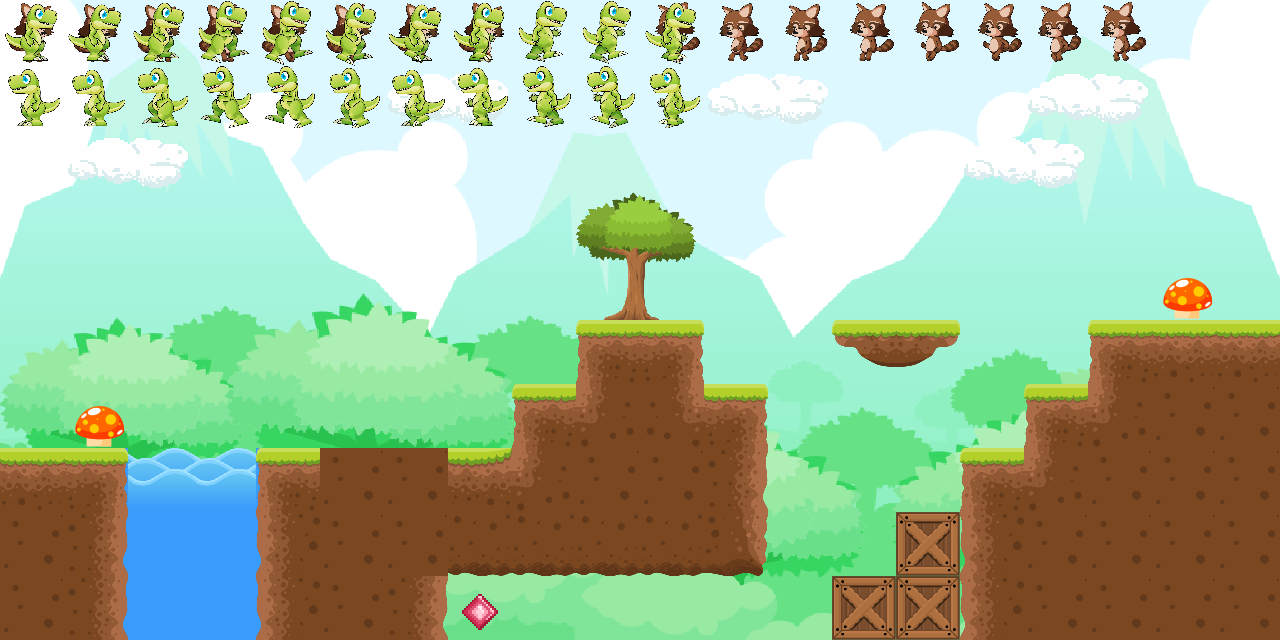

Rendered tile map (Tiled .tmx) drawn with the repository's tilesets; below, a short description and the full map source, tile grids included:
An orthogonal 20x10 tile map with 64x64 px tiles, 5 tile layers (pozadina, platforme, ukras, racoon, ...), 4 tilesets and 4 objects (fast, voda, gljiva, cilj).

<map version="1.8" tiledversion="1.8.2" orientation="orthogonal" renderorder="right-down" width="20" height="10" tilewidth="64" tileheight="64" infinite="0" nextlayerid="11" nextobjectid="6">
 <editorsettings>
  <export target="../../vjezbe6.js" format="js" />
 </editorsettings>
 <tileset firstgid="1" name="grass_dirt_water" tilewidth="64" tileheight="64" tilecount="48" columns="6" objectalignment="topleft">
  <image source="pics/grass_dirt_water.png" trans="ff00ff" width="384" height="512" />
 </tileset>
 <tileset firstgid="49" name="dino" tilewidth="64" tileheight="64" tilecount="22" columns="11" objectalignment="topleft">
  <image source="pics/dino.png" trans="ff00ff" width="704" height="128" />
 </tileset>
 <tileset firstgid="71" name="racoon" tilewidth="64" tileheight="64" tilecount="16" columns="8" objectalignment="topleft">
  <image source="pics/racoon.png" trans="ff00ff" width="512" height="128" />
 </tileset>
 <tileset firstgid="87" name="bg2" tilewidth="64" tileheight="64" tilecount="200" columns="20">
  <image source="pics/bg2.bmp" trans="ff00ff" width="1280" height="640" />
 </tileset>
 <layer id="1" name="pozadina" width="20" height="10">
  <data encoding="csv">
87,88,89,90,91,92,93,94,95,96,97,98,99,100,101,102,103,104,105,106,
107,108,109,110,111,112,113,114,115,116,117,118,119,120,121,122,123,124,125,126,
127,128,129,130,131,132,133,134,135,136,137,138,139,140,141,142,143,144,145,146,
147,148,149,150,151,152,153,154,155,156,157,158,159,160,161,162,163,164,165,166,
167,168,169,170,171,172,173,174,175,176,177,178,179,180,181,182,183,184,185,186,
187,188,189,190,191,192,193,194,195,196,197,198,199,200,201,202,203,204,205,206,
207,208,209,210,211,212,213,214,215,216,217,218,219,220,221,222,223,224,225,226,
227,18,229,230,18,232,233,234,235,236,237,238,239,240,241,242,243,244,245,246,
247,18,249,250,18,252,253,254,255,256,257,258,259,260,261,262,263,264,265,266,
267,18,269,270,18,272,273,274,275,276,277,278,279,280,281,282,283,284,285,286
</data>
 </layer>
 <layer id="4" name="platforme" width="20" height="10">
  <data encoding="csv">
0,0,0,0,0,0,0,0,0,0,0,0,0,0,0,0,0,0,0,0,
0,0,0,0,0,0,0,0,0,0,0,0,0,0,0,0,0,0,0,0,
0,0,0,0,0,0,0,0,0,0,0,0,0,0,0,0,0,0,0,0,
0,0,0,0,0,0,0,0,0,0,0,0,0,0,0,0,0,0,0,0,
0,0,0,0,0,0,0,0,0,0,0,0,0,0,0,0,0,0,0,0,
0,0,0,0,0,0,0,0,0,1,3,0,0,13,15,0,0,1,2,2,
0,0,0,0,0,0,0,0,1,8,10,3,0,0,0,0,1,8,5,5,
2,3,17,17,1,5,5,7,8,5,5,6,0,0,0,1,8,5,5,5,
5,6,18,18,4,5,5,9,9,9,9,16,0,0,19,4,5,5,5,5,
5,6,18,18,4,5,6,0,0,0,0,0,0,19,19,4,5,5,5,5
</data>
 </layer>
 <objectgroup id="9" name="items">
  <properties>
   <property name="class" value="items" />
  </properties>
  <object id="1" name="fast" gid="34" x="320" y="384" width="128" height="64" />
  <object id="2" name="voda" gid="17" x="128" y="448" width="128" height="64" />
  <object id="4" name="gljiva" gid="20" x="768" y="576" width="64" height="64" />
  <object id="5" name="cilj" gid="23" x="1216" y="256" width="64" height="64" />
 </objectgroup>
 <layer id="6" name="ukras" width="20" height="10">
  <data encoding="csv">
0,0,0,0,0,0,0,0,0,0,0,0,0,0,0,0,0,0,0,0,
0,0,0,0,0,0,37,38,0,0,0,37,38,0,0,0,37,38,0,0,
0,37,38,0,0,0,0,0,0,0,0,0,0,0,0,37,38,0,0,0,
0,0,0,0,0,0,0,0,0,26,27,0,0,0,0,0,0,0,0,0,
0,0,0,0,0,0,0,0,0,32,33,0,0,0,0,0,0,0,21,0,
0,0,0,0,0,0,0,0,0,0,0,0,0,0,0,0,0,0,0,0,
0,21,0,0,0,0,0,0,0,0,0,0,0,0,0,0,0,0,0,0,
0,0,0,0,0,0,0,0,0,0,0,0,0,0,0,0,0,0,0,0,
0,0,0,0,0,0,0,0,0,0,0,0,0,0,0,0,0,0,0,0,
0,0,0,0,0,0,0,29,0,0,0,0,0,0,0,0,0,0,0,0
</data>
 </layer>
 <layer id="7" name="racoon" width="20" height="10">
  <properties>
   <property name="class" value="racoon" />
  </properties>
  <data encoding="csv">
71,72,73,74,75,76,77,78,0,0,79,80,81,82,83,84,85,86,0,0,
0,0,0,0,0,0,0,0,0,0,0,0,0,0,0,0,0,0,0,0,
0,0,0,0,0,0,0,0,0,0,0,0,0,0,0,0,0,0,0,0,
0,0,0,0,0,0,0,0,0,0,0,0,0,0,0,0,0,0,0,0,
0,0,0,0,0,0,0,0,0,0,0,0,0,0,0,0,0,0,0,0,
0,0,0,0,0,0,0,0,0,0,0,0,0,0,0,0,0,0,0,0,
0,0,0,0,0,0,0,0,0,0,0,0,0,0,0,0,0,0,0,0,
0,0,0,0,0,0,0,0,0,0,0,0,0,0,0,0,0,0,0,0,
0,0,0,0,0,0,0,0,0,0,0,0,0,0,0,0,0,0,0,0,
0,0,0,0,0,0,0,0,0,0,0,0,0,0,0,0,0,0,0,0
</data>
 </layer>
 <layer id="8" name="dino" width="20" height="10">
  <properties>
   <property name="class" value="dinosaur" />
  </properties>
  <data encoding="csv">
49,50,51,52,53,54,55,56,57,58,59,0,0,0,0,0,0,0,0,0,
60,61,62,63,64,65,66,67,68,69,70,0,0,0,0,0,0,0,0,0,
0,0,0,0,0,0,0,0,0,0,0,0,0,0,0,0,0,0,0,0,
0,0,0,0,0,0,0,0,0,0,0,0,0,0,0,0,0,0,0,0,
0,0,0,0,0,0,0,0,0,0,0,0,0,0,0,0,0,0,0,0,
0,0,0,0,0,0,0,0,0,0,0,0,0,0,0,0,0,0,0,0,
0,0,0,0,0,0,0,0,0,0,0,0,0,0,0,0,0,0,0,0,
0,0,0,0,0,0,0,0,0,0,0,0,0,0,0,0,0,0,0,0,
0,0,0,0,0,0,0,0,0,0,0,0,0,0,0,0,0,0,0,0,
0,0,0,0,0,0,0,0,0,0,0,0,0,0,0,0,0,0,0,0
</data>
 </layer>
</map>